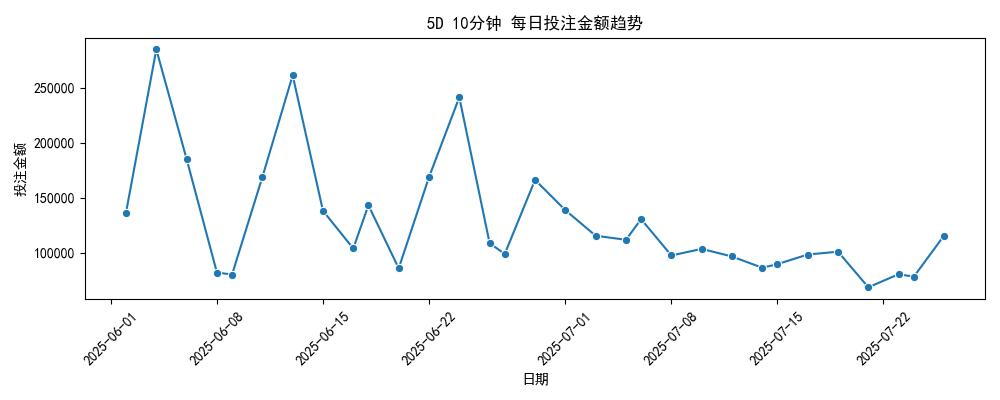
#> input picture Practice/0702Test/图表输出/5D 10分钟_趋势图.png, 1000 x 400 px
$ python CharacterPainting.py
#> lines starting #> are read from the running program, lines starting #| are printed output that depends on the picture
#> the answer given: ../../0702Test/图表输出/5D 10分钟_趋势图.png
#> in image_to_ascii, image is the input picture: PIL image 1000x400 RGBA; mean R, G, B, A 248.6, 249.6, 250.3, 255
from PIL import Image

# ASCII characters to use for the art
ASCII_CHARS = ['@', '#', 'S', '%', '?', '*', '+', ';', ':', ',', '.']

# Resizing the image
def resize_image(image, new_width=100):
#> called with new_width = 100
    width, height = image.size
#> width = 1000; height = 400
    ratio = height / width
#> ratio = 0.4
    new_height = int(new_width * ratio)
#> new_height = 40
    resized_image = image.resize((new_width, new_height))
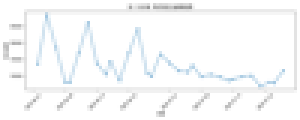
#> resized_image: PIL image 100x40 RGBA (shown 3 times larger); mean R, G, B, A 248.1, 249.2, 250, 255
    return resized_image

# Convert image to grayscale
def grayify(image):
    return image.convert("L")

# Convert each pixel to an ASCII character
def pixels_to_ascii(image):
    pixels = image.getdata()
    ascii_str = ''
    for pixel in pixels:
        ascii_str += ASCII_CHARS[pixel // 25]  # Dividing by 25 to map pixel values to the ASCII_CHAR index
#> this loop made 4000 passes
#> ascii_str on passes 1 to 3: '.', '..', '...'
    return ascii_str

# Main function to convert the image to ASCII art
def image_to_ascii(image_path, new_width=100):
    try:
        image = Image.open(image_path)
    except Exception as e:
        print(e)
        return

    image = resize_image(image)
    image = grayify(image)

    ascii_str = pixels_to_ascii(image)
    img_width = image.width
#> img_width = 100
    ascii_str_len = len(ascii_str)
#> ascii_str_len = 4000
    ascii_img = ''

    # Break the ASCII string into multiple lines based on the image width
    for i in range(0, ascii_str_len, img_width):
        ascii_img += ascii_str[i:i+img_width] + '\n'

    return ascii_img

if __name__ == '__main__':
    image_path = input("Enter the image path: ")
    ascii_image = image_to_ascii(image_path)
    if ascii_image:
        print(ascii_image)
        # Optionally, save the ASCII art to a file
        with open("../ascii_art.txt", "w") as f:
            f.write(ascii_image)

$ run again, on Practice/0702Test/图表输出/5D 3分钟_趋势图.png
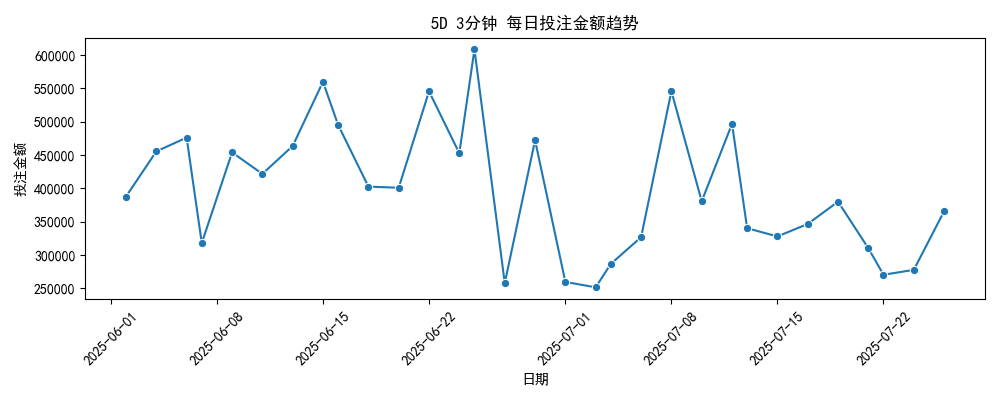
#> input picture Practice/0702Test/图表输出/5D 3分钟_趋势图.png, 1000 x 400 px
#> in image_to_ascii, image is the input picture: PIL image 1000x400 RGBA; mean R, G, B, A 247.8, 248.9, 249.8, 255
#> in resize_image, `resized_image = image.resize((new_width, new_height))`:
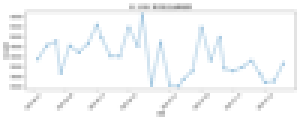
#> resized_image: PIL image 100x40 RGBA (shown 3 times larger); mean R, G, B, A 247.3, 248.5, 249.4, 255
#> the loop in pixels_to_ascii, `for pixel in pixels:` made 4000 passes
#> ascii_str on passes 1 to 3: '.', '..', '...'
#> ascii_str_len = 4000

$ run again, on Practice/0702Test/图表输出/5D 5分钟_趋势图.png
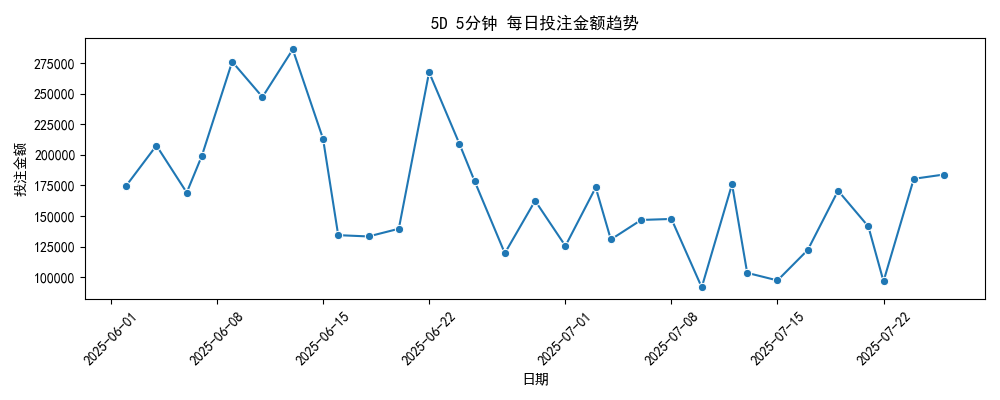
#> input picture Practice/0702Test/图表输出/5D 5分钟_趋势图.png, 1000 x 400 px
#> in image_to_ascii, image is the input picture: PIL image 1000x400 RGBA; mean R, G, B, A 248.2, 249.2, 249.9, 255
#> in resize_image, `resized_image = image.resize((new_width, new_height))`:
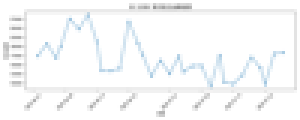
#> resized_image: PIL image 100x40 RGBA (shown 3 times larger); mean R, G, B, A 247.7, 248.8, 249.6, 255
#> the loop in pixels_to_ascii, `for pixel in pixels:` made 4000 passes
#> ascii_str on passes 1 to 3: '.', '..', '...'
#> ascii_str_len = 4000

$ run again, on Practice/0702Test/图表输出/K3 10分钟_趋势图.png
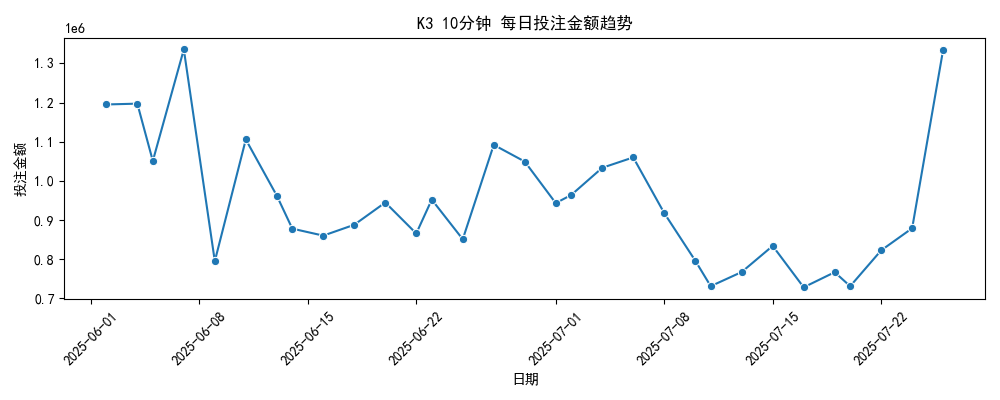
#> input picture Practice/0702Test/图表输出/K3 10分钟_趋势图.png, 1000 x 400 px
#> in image_to_ascii, image is the input picture: PIL image 1000x400 RGBA; mean R, G, B, A 248.8, 249.8, 250.4, 255
#> in resize_image, `resized_image = image.resize((new_width, new_height))`:
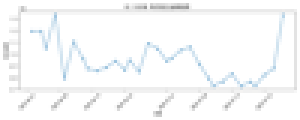
#> resized_image: PIL image 100x40 RGBA (shown 3 times larger); mean R, G, B, A 248.4, 249.4, 250.1, 255
#> the loop in pixels_to_ascii, `for pixel in pixels:` made 4000 passes
#> ascii_str on passes 1 to 3: '.', '..', '...'
#> ascii_str_len = 4000
